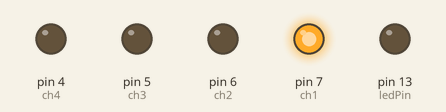
Simulated run of this sketch. Board: Arduino Uno, built with avr-gcc and run on an emulated ATmega328P. Parts: output pins drawn as LEDs (lit = HIGH). What the sketch prints to the serial monitor is not drawn.

Above: at 4.7 s.
At 14.7 s:
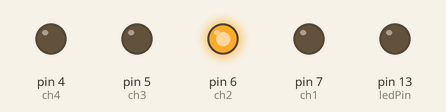
At 24.7 s:
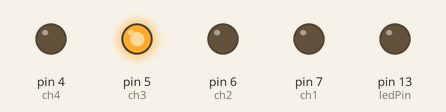
At 34.7 s:
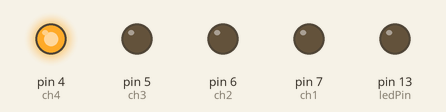
At 49.7 s:
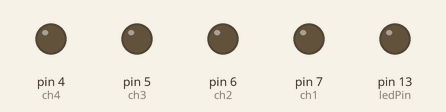
Timing chart, 0 to 54.2 s (numbered marks = the images above):
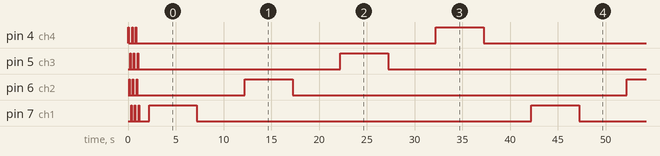

Measured:
- by itself, everything shown: repeats every 40.0 s, in 8 steps

The sketch:

Four_Channel_Relay_Board_Demo.ino
```cpp
/*
  Four Channel Electromechanical Relay Board

  Version 1

  This is a simple state machine that controls four relays
  on the SeeedStudio Relay Board.

  Created:   April 17, 2024
  Modified:  April 17, 2024
  by Todd S. Canaday
  tcanaday@memphis.edu

  Reference Link For Understanding Relays:

  https://docs.arduino.cc/tutorials/4-relays-shield/4-relay-shield-basics/

  Revision Notes:

  04-17-2024: Initial release of source code.

  Hardware Used:

  SeeedStudio Four Channel Relay Board
  SKU: 103030003
  Link:   https://www.seeedstudio.com/Relay-shield-V2-0-p-1376.html
*/

#define DEBUG true                       //  set to true for debug output, false for no debug output...
#define Serial if(DEBUG)Serial

const int ledPin = 13;                    //  on board LED...
const int ch1 = 7;                        //  relay #1...
const int ch2 = 6;                        //  relay #2...
const int ch3 = 5;                        //  relay #3...
const int ch4 = 4;                        //  relay #4...

const int fiftyms = 50;                   //  constant value for fifty milliseconds...
const int oneHunderedms = 100;            //  constant value for one hundered milliseconds...
const int oneSecond = 1000;               //  constant value for one second...
const long twoSeconds = 2000;             //  constant value for two seconds...
const long fiveSeconds = 5000;            //  constant value for five seconds...
const int startupDelay = fiftyms;         //  value used in between relay on / off in startup routine...
const int routineDelay = fiveSeconds;     //  the delay in ms between each loop during the program...

void setup()
{
  pinMode(ledPin, OUTPUT);      //  pin 13 has an LED connected...
  digitalWrite(ledPin, LOW);    //  turn the LED off...

  pinMode(ch1,OUTPUT);          //  relay #1...
  digitalWrite(ch1, LOW);       //  turn the relay off...
  pinMode(ch2,OUTPUT);          //  relay #2...
  digitalWrite(ch2, LOW);       //  turn the relay off...
  pinMode(ch3,OUTPUT);          //  relay #3...
  digitalWrite(ch3, LOW);       //  turn the relay off...
  pinMode(ch4,OUTPUT);          //  relay #4...
  digitalWrite(ch4, LOW);       //  turn the relay off...

  Serial.begin(9600);           //  start the serial port...

  //  used for displaying information to the console, if connected...
  Serial.println(F("Four Channel Relay Demo V1"));
  Serial.println(F("Todd S. Canaday"));
  Serial.println(F("tcanaday@memphis.edu"));
  Serial.println(F("April 17, 2024"));
  Serial.println();

  //  call startup method to indicate system
  //  startup was successful...
  WaterfallStartup();
}

/**
 * loop()
 *
 * This is the main method for
 * program execution.
 */
void loop()
{
  //  state machine loop to execute the
  //  program...
  CycleRelaysByChannel();
}

/**
 * BlinkStartup()
 *
 * Routine used to show visual confirmation
 * that the state machine program is running.
 */
void BlinkStartup()
{
  //  cause the relays to blink rapidly
  //  indicating the system is running...
  for(int a=0; a<3; a++)
  {
    //  turn on all relays...
    TurnAllRelaysOn;
    //  delay a period of time...
    delay(startupDelay);
    //  turn off all relays...
    TurnAllRelaysOff();
    //  delay a period of time...
    delay(startupDelay);
  }

  //  wait for a period of time before returning...
  delay(oneSecond);
}

/**
 * WaterfallStartup()
 *
 * Routine used to show visual confirmation
 * that the state machine program is running.
 */
void WaterfallStartup()
{
  //  cause the relays to blink rapidly
  //  indicating the system is running...
  for(int a=0; a<3; a++)
  {
    //  turn on relay 4...
    TurnSingleRelayOn(ch4);
    //  delay a period of time...
    delay(startupDelay);
    //  turn off relay 4...
    TurnSingleRelayOff(ch4);
    //  delay a period of time...
    delay(startupDelay);

    //  turn on relay 2...
    TurnSingleRelayOn(ch2);
    //  delay a period of time...
    delay(startupDelay);
    //  turn off relay 2...
    TurnSingleRelayOff(ch2);
    //  delay a period of time...
    delay(startupDelay);

    //  turn on relay 3...
    TurnSingleRelayOn(ch3);
    //  delay a period of time...
    delay(startupDelay);
    //  turn off relay 3...
    TurnSingleRelayOff(ch3);
    //  delay a period of time...
    delay(startupDelay);

    //  turn on relay 1...
    TurnSingleRelayOn(ch1);
    //  delay a period of time...
    delay(startupDelay);
    //  turn off relay 1...
    TurnSingleRelayOff(ch1);
    //  delay a period of time...
    delay(startupDelay);
  }

  //  wait for a period of time before returning...
  delay(oneSecond);
}

/**
 * CycleRelaysByChannel()
 *
 * Method used to cycle through each relay
 * one by one with a delay.
 */
void CycleRelaysByChannel()
{
  digitalWrite(ch1, HIGH);
  delay(routineDelay);
  digitalWrite(ch1, LOW);
  delay(routineDelay);

  digitalWrite(ch2, HIGH);
  delay(routineDelay);
  digitalWrite(ch2, LOW);
  delay(routineDelay);

  digitalWrite(ch3, HIGH);
  delay(routineDelay);
  digitalWrite(ch3, LOW);
  delay(routineDelay);

  digitalWrite(ch4, HIGH);
  delay(routineDelay);
  digitalWrite(ch4, LOW);
  delay(routineDelay);
}

/**
 * TurnAllRelaysOn
 *
 * Method that turns all relays on.
 */
void TurnAllRelaysOn()
{
  digitalWrite(ch1, HIGH);
  digitalWrite(ch2, HIGH);
  digitalWrite(ch3, HIGH);
  digitalWrite(ch4, HIGH);
}

/**
 * TurnAllRelaysOff()
 *
 * Method that turns all relays off.
 */
void TurnAllRelaysOff()
{
  digitalWrite(ch1, LOW);
  digitalWrite(ch2, LOW);
  digitalWrite(ch3, LOW);
  digitalWrite(ch4, LOW);
}

/**
 * TurnSingleRelayOn(int ch)
 *
 * Method used to enable a single
 * relay.
 */
void TurnSingleRelayOn(int ch)
{
  digitalWrite(ch, HIGH);
}

/**
 * TurnSingleRelayOff(int ch)
 *
 * Method used to disable a single
 * relay.
 */
void TurnSingleRelayOff(int ch)
{
  digitalWrite(ch, LOW);
}
```
